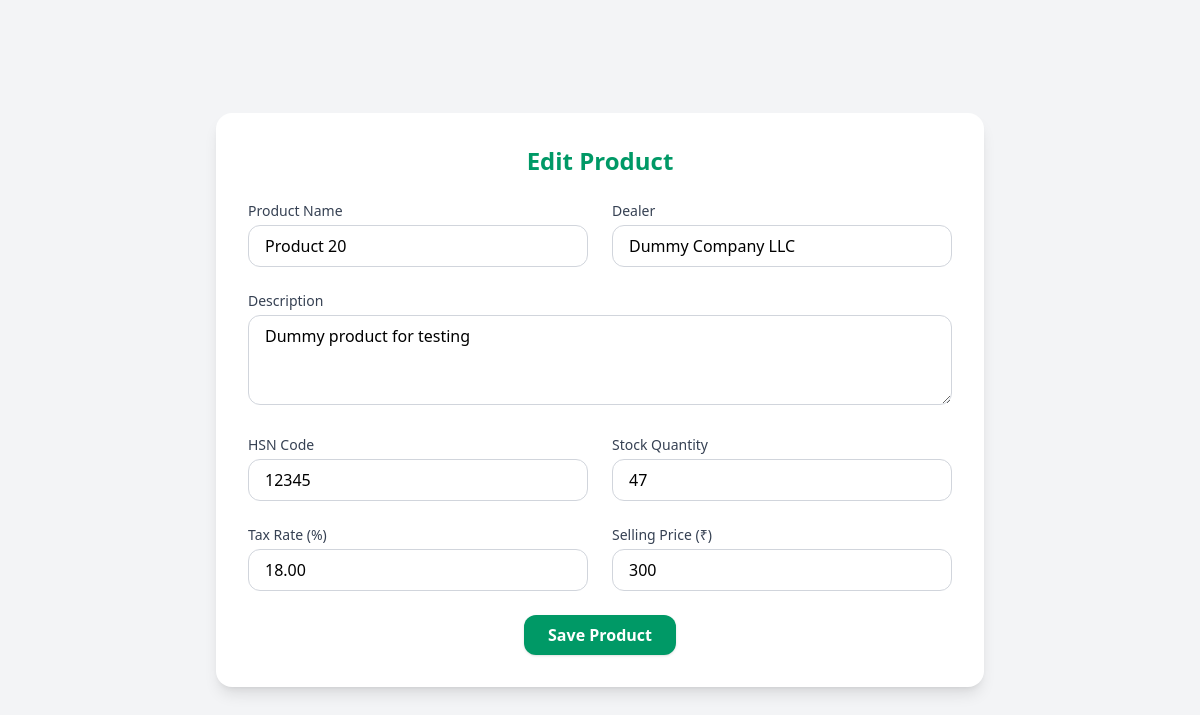
The app's page /stocks/edit/21 with its own data.
### stockMang/models.py (models this page shows, shortened)
class Product(models.Model):
    name = models.CharField(max_length=200)
    description = models.TextField(blank=True, null=True)
    hsn_code = models.CharField(max_length=8, blank=True, null=True)
    stock_quantity = models.PositiveIntegerField(default=0)
    tax_rate = models.DecimalField(max_digits=4, decimal_places=2, default=18.00)
    selling_price = models.IntegerField(default=0,blank=True)
    created_at = models.DateTimeField(auto_now_add=True)
    updated_at = models.DateTimeField(auto_now=True)
    dealer = models.CharField(max_length=200, blank=True, null=True)

### stockMang/views.py (the view)
# urls.py: path('edit/<int:id>', views.editStock, name='editStock')
def editStock(request, id):
    product = get_object_or_404(Product, id=id)  # use id
    if request.method == 'POST':
        form = ProductForm(request.POST, instance=product)
        if form.is_valid():
            form.save()
            return redirect('stockMang:stock')  # back to stock list
    else:
        form = ProductForm(instance=product)
    return render(request, 'stockMang/editStock.html', {'form': form})

### stockMang/forms.py
class ProductForm(forms.ModelForm):
    class Meta:
        model = Product
        fields = [
            'name',
            'description',
            'hsn_code',
            'stock_quantity',
            'tax_rate',
            'selling_price',
            'dealer',
        ]
        widgets = {
            'description': forms.Textarea(attrs={'rows': 3}),
        }

### stockMang/templates/stockMang/editStock.html (shortened to what this page needs)
{% extends "main/layout.html" %}
{% load widget_tweaks %}
{% block content %}
<div class="bg-gray-100 min-h-screen flex items-center justify-center">
  <div class="bg-white w-full max-w-3xl rounded-2xl shadow-lg p-8">
    <h1 class="text-2xl font-bold text-center text-emerald-600 mb-6">
      Edit Product
    </h1>
    <form method="POST" class="grid grid-cols-1 md:grid-cols-2 gap-6">
      <div>
        <label class="block text-sm font-medium text-gray-700 mb-1">Product Name</label>
        {{ form.name|add_class:"w-full border border-gray-300 rounded-xl px-4 py-2 focus:outline-none focus:ring-2 focus:ring-emerald-500" }}
      </div>
      <div>
        <label class="block text-sm font-medium text-gray-700 mb-1">Dealer</label>
        {{ form.dealer|add_class:"w-full border border-gray-300 rounded-xl px-4 py-2 focus:outline-none focus:ring-2 focus:ring-emerald-500" }}
      </div>
      <div class="md:col-span-2">
        <label class="block text-sm font-medium text-gray-700 mb-1">Description</label>
        {{ form.description|add_class:"w-full border border-gray-300 rounded-xl px-4 py-2 focus:outline-none focus:ring-2 focus:ring-emerald-500" }}
      </div>
      <div>
        <label class="block text-sm font-medium text-gray-700 mb-1">HSN Code</label>
        {{ form.hsn_code|add_class:"w-full border border-gray-300 rounded-xl px-4 py-2 focus:outline-none focus:ring-2 focus:ring-emerald-500" }}
      </div>
      <div>
        <label class="block text-sm font-medium text-gray-700 mb-1">Stock Quantity</label>
        {{ form.stock_quantity|add_class:"w-full border border-gray-300 rounded-xl px-4 py-2 focus:outline-none focus:ring-2 focus:ring-emerald-500" }}
      </div>
      <div>
        <label class="block text-sm font-medium text-gray-700 mb-1">Tax Rate (%)</label>
        {{ form.tax_rate|add_class:"w-full border border-gray-300 rounded-xl px-4 py-2 focus:outline-none focus:ring-2 focus:ring-emerald-500" }}
      </div>
      <div>
        <label class="block text-sm font-medium text-gray-700 mb-1">Selling Price (₹)</label>
        {{ form.selling_price|add_class:"w-full border border-gray-300 rounded-xl px-4 py-2 focus:outline-none focus:ring-2 focus:ring-emerald-500" }}
      </div>
      <div class="md:col-span-2 flex justify-center">
        <button type="submit" class="bg-emerald-600 text-white font-semibold px-6 py-2 rounded-xl shadow hover:bg-emerald-700 transition">
          Save Product
        </button>
      </div>
    </form>
  </div>
</div>
{% endblock %}

### records on screen
Product: name "Product 20", dealer "Dummy Company LLC", description "Dummy product for testing", hsn_code "12345", stock_quantity "47", tax_rate "18.00", selling_price "300"
